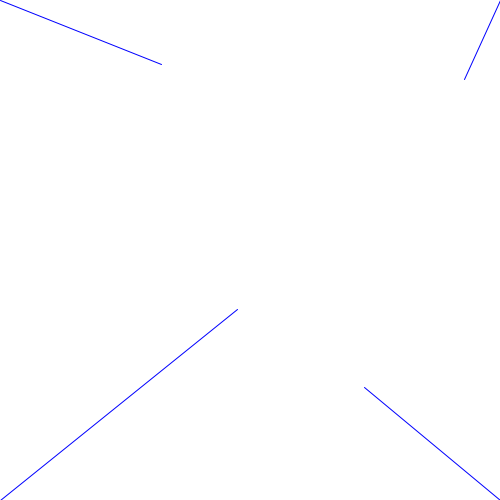
Frame 1 (no input)
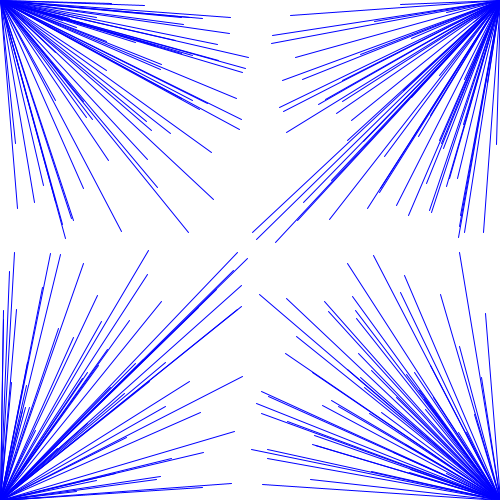
Frame 60 (the mouse pressed at the canvas centre just before this capture)
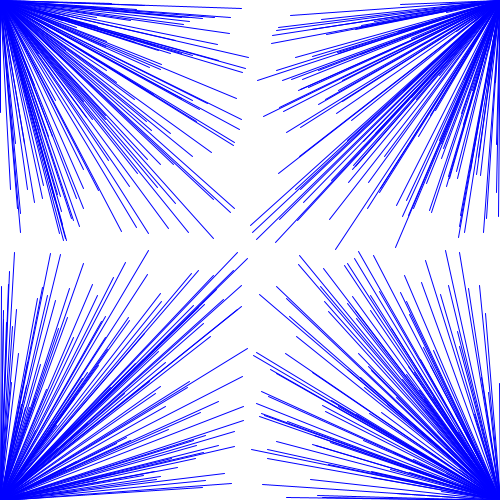
Frame 120 (the mouse held since frame 60 and released just before this capture)

The Processing sketch that drew these frames (run headless with seeded random() and noise(); from frame 60 on, the mouse is pressed at the canvas centre):

// Processing sketch: ex_5_divisao
// ── ex_5_divisao.pde
void setup() {
  size(500,500);
  background(255);
}

void draw() {
  stroke(0,0,255);
  line(0,0,random(width/2),random(height/2));
  line(0,height,random(0,250),random(250,500));
  line(width,0,random(250,500),random(0,250));
  line(width,height,random(250,500),random(250,500));
}
